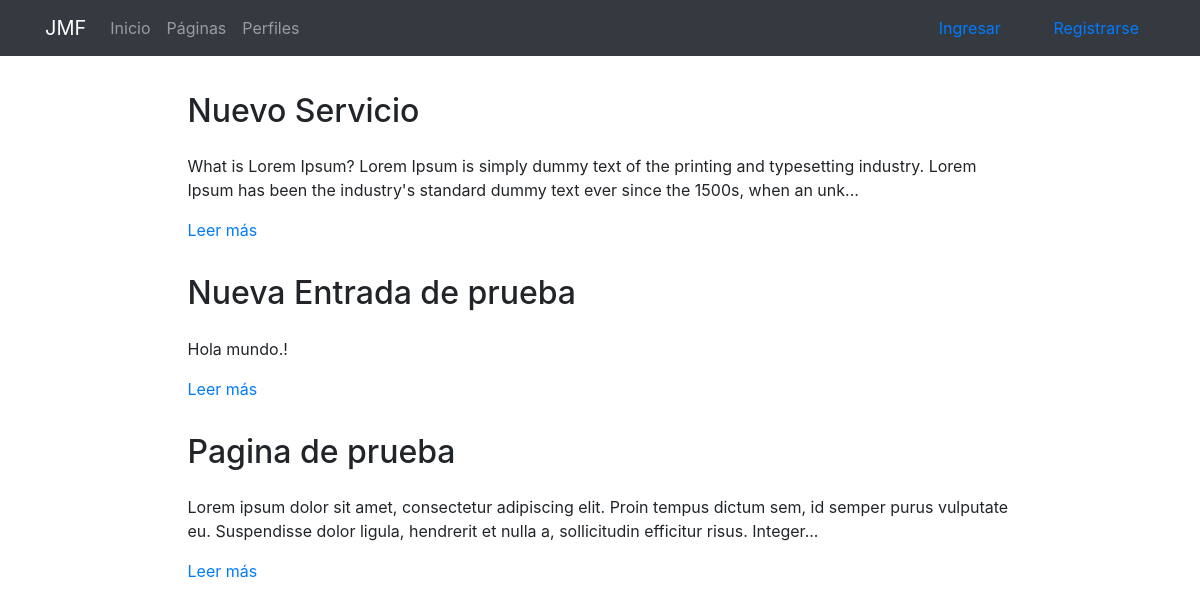
The page /pages/ on the database its author committed.
### pages/models.py (models this page shows, shortened)
class Page(models.Model):
    title = models.CharField(verbose_name="Título", max_length=200)
    content = RichTextField(verbose_name="Contenido")
    order = models.SmallIntegerField(verbose_name="Orden", default=0)
    created = models.DateTimeField(auto_now_add=True, verbose_name="Fecha de creación")
    updated = models.DateTimeField(auto_now=True, verbose_name="Fecha de edición")
    class Meta:
        verbose_name = "página"
        verbose_name_plural = "páginas"
        ordering = ['order', 'title']

### pages/views.py (the view)
# urls.py: path('', PageListView.as_view(), name='pages'),
class PageListView(ListView):
    model=Page

### pages/templates/pages/page_list.html (shortened to what this page needs)
{% extends 'core/base.html' %}
{% load static %}
{% block content %}
  {% include 'pages/includes/pages_menu.html' %}
<main role="main">
  <div class="container mb-4">
    {% for page in page_list|dictsort:'id' reversed %}
      <div class="row mt-3">
        <div class="col-md-9 mx-auto">
          <h2 class="mb-4">{{page.title}}</h2>
          <div>
            <p>{{page.content|striptags|safe|truncatechars:"200"}}</p>
            <p><a href="{% url 'pages:page' page.id page.title|slugify %}">Leer más</a>
            </p>
          </div>
        </div>
      </div>
    {% endfor %}
  </div>
</main>
{% endblock %}

### core/static/core/css/main.css (style rules this page uses)
main { padding-top: 20px; }
:root { --jumbotron-padding-y: 3rem; }

### rows shown on the page
Page: title "Nuevo Servicio", content "What is Lorem Ipsum? Lorem Ipsum is simply dummy text of the printing and typesetting industry. Lorem Ipsum has been the industry's standard dummy text ever since the 1500s, when an unk..."
Page: title "Nueva Entrada de prueba", content "Hola mundo.!"
Page: title "Pagina de prueba", content "Lorem ipsum dolor sit amet, consectetur adipiscing elit. Proin tempus dictum sem, id semper purus vulputate eu. Suspendisse dolor ligula, hendrerit et nulla a, sollicitudin efficitur risus. Integer..."
